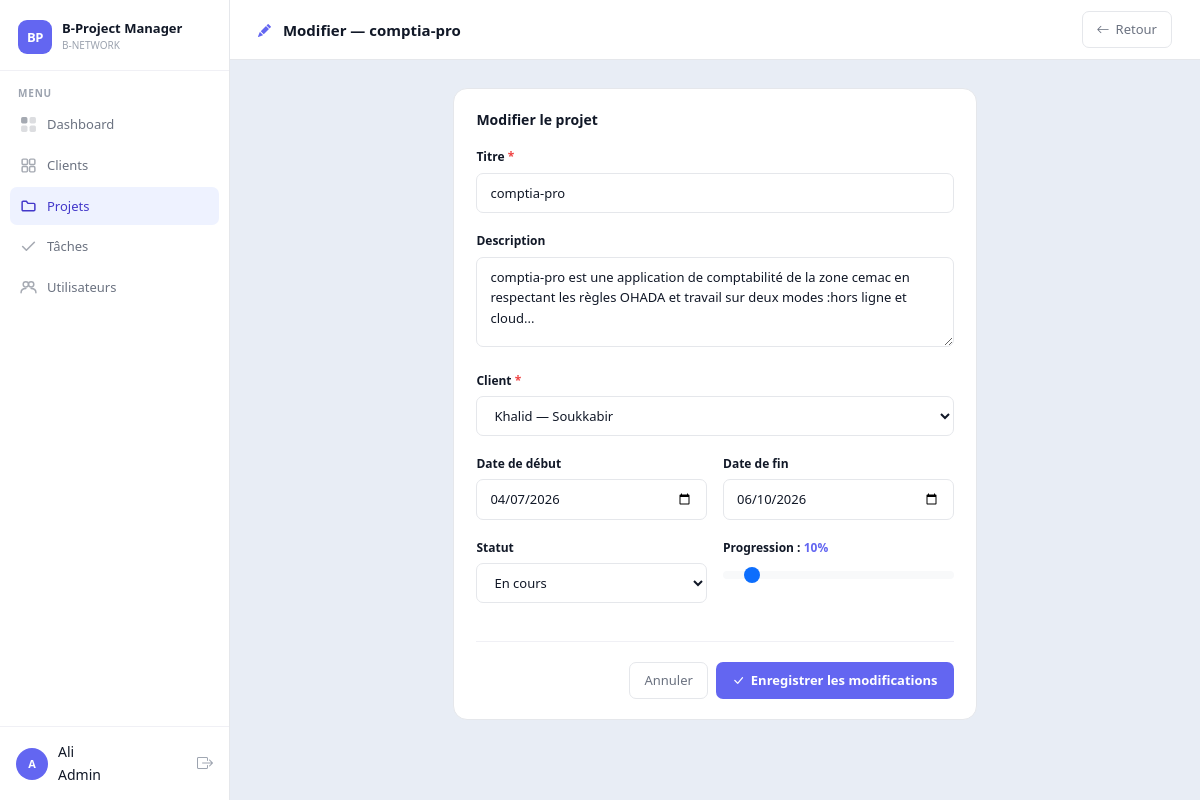
The app's page /bproject/views/projects/edit.php?id=2 (signed in) with its own data.
### tables this page shows
CREATE TABLE `projects` (
  `id` int(11) NOT NULL,
  `title` varchar(150) NOT NULL,
  `description` text DEFAULT NULL,
  `client_id` int(11) DEFAULT NULL,
  `start_date` date DEFAULT NULL,
  `end_date` date DEFAULT NULL,
  `status` varchar(50) DEFAULT NULL,
  `progress` int(3) NOT NULL DEFAULT 0,
  `created_at` timestamp NOT NULL DEFAULT current_timestamp()
);

CREATE TABLE `clients` (
  `id` int(11) NOT NULL,
  `name` varchar(100) NOT NULL,
  `email` varchar(100) DEFAULT NULL,
  `phone` varchar(20) DEFAULT NULL,
  `company` varchar(100) DEFAULT NULL,
  `created_at` timestamp NOT NULL DEFAULT current_timestamp()
);

### bproject/views/projects/edit.php (the view, shortened to what this page needs)
<?php
include "../layout/header.php";
include "../layout/sidebar.php";
require_once "../../config/database.php";
$id = intval($_GET['id']);
$stmt = mysqli_prepare($conn, "SELECT * FROM projects WHERE id = ?");
mysqli_stmt_bind_param($stmt, "i", $id);
mysqli_stmt_execute($stmt);
$result = mysqli_stmt_get_result($stmt);
$project = mysqli_fetch_assoc($result);
$clients = mysqli_query($conn, "SELECT id, name, company FROM clients ORDER BY name");
$title       = $project['title'];
$description = $project['description']  ?? '';
$client_id   = $project['client_id'];
$start_date  = $project['start_date']   ?? '';
$end_date    = $project['end_date']     ?? '';
$status      = $project['status'];
$progress    = $project['progress']     ?? 0;
?>
<div class="bp-topbar">
  <span class="bp-page-title">
    <i class="bi bi-pencil-fill me-2" style="color:var(--accent);font-size:13px;"></i>
    Modifier — <?php echo htmlspecialchars($project['title']); ?>
  </span>
  <a href="index.php" class="btn-bp-ghost">
    <i class="bi bi-arrow-left"></i> Retour
  </a>
</div>
<div class="bp-content">
  <div class="row justify-content-center">
    <div class="col-12 col-lg-7">
      <div class="bp-card">
        <div class="bp-card-title">Modifier le projet</div>
        <form method="POST">
          <div class="bp-form-group">
            <label class="bp-label">Titre <span style="color:#ef4444;">*</span></label>
            <input type="text" name="title" class="bp-input"
                   value="<?php echo htmlspecialchars($title); ?>"
                   required autofocus>
          </div>
          <div class="bp-form-group">
            <label class="bp-label">Description</label>
            <textarea name="description" class="bp-textarea"><?php echo htmlspecialchars($description); ?></textarea>
          </div>
          <div class="bp-form-group">
            <label class="bp-label">Client <span style="color:#ef4444;">*</span></label>
            <select name="client_id" class="bp-select" required>
              <?php while ($cl = mysqli_fetch_assoc($clients)): ?>
                <option value="<?php echo $cl['id']; ?>"
                  <?php echo ($client_id == $cl['id']) ? 'selected' : ''; ?>>
                  <?php echo htmlspecialchars($cl['name'] . ($cl['company'] ? ' — '.$cl['company'] : '')); ?>
                </option>
              <?php endwhile; ?>
            </select>
          </div>
          <div class="row g-3">
            <div class="col-6">
              <div class="bp-form-group">
                <label class="bp-label">Date de début</label>
                <input type="date" name="start_date" class="bp-input"
                       value="<?php echo $start_date; ?>">
              </div>
            </div>
            <div class="col-6">
              <div class="bp-form-group">
                <label class="bp-label">Date de fin</label>
                <input type="date" name="end_date" class="bp-input"
                       value="<?php echo $end_date; ?>">
              </div>
            </div>
          </div>
          <div class="row g-3">
            <div class="col-6">
              <div class="bp-form-group">
                <label class="bp-label">Statut</label>
                <select name="status" class="bp-select">
                  <?php foreach (['En attente','En cours','Terminé','Pausé'] as $s): ?>
                    <option value="<?php echo $s; ?>"
                      <?php echo ($status === $s) ? 'selected' : ''; ?>>
                      <?php echo $s; ?>
                    </option>
                  <?php endforeach; ?>
                </select>
              </div>
            </div>
            <div class="col-6">
              <div class="bp-form-group">
                <label class="bp-label">
                  Progression :
                  <span id="prog-val" style="color:var(--accent);font-weight:700;">
                    <?php echo $progress; ?>%
                  </span>
                </label>
                <input type="range" name="progress"
                       min="0" max="100" step="5"
                       value="<?php echo $progress; ?>"
                       class="form-range"
                       oninput="document.getElementById('prog-val').textContent=this.value+'%'">
              </div>
            </div>
          </div>
          <div class="divider"></div>
          <div class="d-flex gap-2 justify-content-end">
            <a href="index.php" class="btn-bp-ghost">Annuler</a>
            <button type="submit" class="btn-bp-primary">
              <i class="bi bi-check-lg"></i> Enregistrer les modifications
            </button>
          </div>
        </form>
      </div>
    </div>
  </div>
</div>
<?php include "../layout/footer.php"; ?>

### bproject/assets/css/bproject.css (style rules this page uses)
:root { --accent: #6366f1; --accent-hover: #4f46e5; --accent-light: #eef2ff; --accent-text: #4338ca; --sidebar-w: 230px; --topbar-h: 60px; --bg-page: #e8edf5; --bg-card: #ffffff; --border: #e5e7eb; --border-light: #f0f0f5; --text-1: #111827; --text-2: #6b7280; --text-3: #9ca3af; --radius-lg: 14px; --radius-md: 10px; --radius-sm: 7px; --shadow-sm: 0 1px 4px rgba(0,0,0,0.07); --shadow: 0 4px 20px rgba(0,0,0,0.08); }
*, *::before, *::after { box-sizing: border-box; }
body { font-family: 'Segoe UI', system-ui, -apple-system, sans-serif; background: var(--bg-page); color: var(--text-1); margin: 0; font-size: 14px; line-height: 1.6; }
.bp-topbar { height: var(--topbar-h); background: var(--bg-card); border-bottom: 1px solid var(--border); display: flex; align-items: center; padding: 0 28px; gap: 14px; position: sticky; top: 0; z-index: 50; }
.bp-page-title { font-size: 15px; font-weight: 700; color: var(--text-1); flex: 1; }
.bp-content { padding: 28px; flex: 1; }
.btn-bp-primary { background: var(--accent); color: #fff; border: none; padding: 8px 16px; border-radius: var(--radius-sm); font-size: 13px; font-weight: 600; cursor: pointer; display: inline-flex; align-items: center; gap: 6px; transition: background 0.15s, transform 0.1s; text-decoration: none; }
.btn-bp-ghost { background: transparent; border: 1px solid var(--border); color: var(--text-2); padding: 7px 14px; border-radius: var(--radius-sm); font-size: 13px; cursor: pointer; transition: background 0.15s; text-decoration: none; display: inline-flex; align-items: center; gap: 6px; }
.bp-card { background: var(--bg-card); border: 1px solid var(--border); border-radius: var(--radius-lg); padding: 20px 22px; }
.bp-card-title { font-size: 14px; font-weight: 700; color: var(--text-1); margin-bottom: 16px; }
.bp-form-group { margin-bottom: 18px; }
.bp-label { display: block; font-size: 12px; font-weight: 600; color: var(--text-1); margin-bottom: 6px; }
.bp-input, .bp-select, .bp-textarea { width: 100%; padding: 9px 13px; border: 1px solid var(--border); border-radius: var(--radius-sm); font-size: 13px; color: var(--text-1); background: var(--bg-card); transition: border-color 0.15s, box-shadow 0.15s; font-family: inherit; }
.bp-textarea { resize: vertical; min-height: 90px; }
.divider { height: 1px; background: var(--border-light); margin: 20px 0; }
.gap-2 { gap: 8px; }

### records on screen
projects: title "comptia-pro", description "comptia-pro est une application de comptabilité de la zone cemac en respectant les règles OHADA et travail sur deux modes :hors ligne et cloud...", client_id "Khalid — Soukkabir", start_date "04/07/2026", end_date "06/10/2026", status "En cours", progress "10"

### other values on screen
$initials "A"
$user_name "Ali"
$role_label "Admin"
